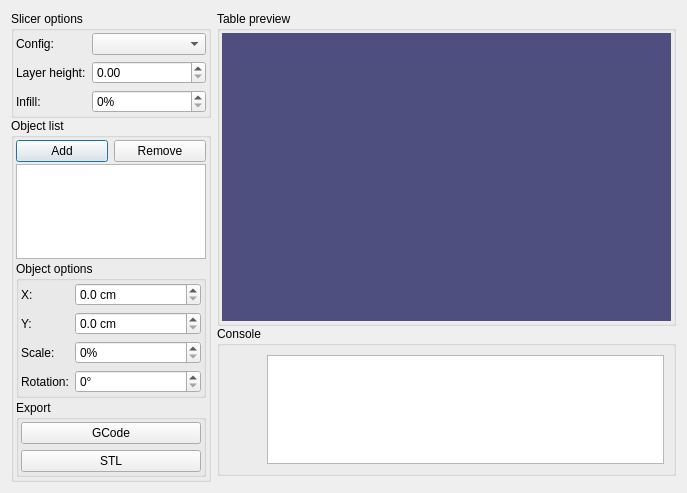
<?xml version="1.0" encoding="UTF-8"?>
<ui version="4.0">
 <class>SliceDialog</class>
 <widget class="QDialog" name="SliceDialog">
  <property name="geometry">
   <rect>
    <x>0</x>
    <y>0</y>
    <width>687</width>
    <height>493</height>
   </rect>
  </property>
  <property name="windowTitle">
   <string>Slice</string>
  </property>
  <layout class="QGridLayout" name="gridLayout">
   <item row="1" column="0" rowspan="2">
    <widget class="QWidget" name="widget_3" native="true">
     <property name="sizePolicy">
      <sizepolicy hsizetype="Expanding" vsizetype="Expanding">
       <horstretch>0</horstretch>
       <verstretch>0</verstretch>
      </sizepolicy>
     </property>
     <property name="maximumSize">
      <size>
       <width>200</width>
       <height>16777215</height>
      </size>
     </property>
     <layout class="QVBoxLayout" name="verticalLayout_2">
      <property name="spacing">
       <number>0</number>
      </property>
      <property name="margin">
       <number>0</number>
      </property>
      <item>
       <widget class="QGroupBox" name="groupBox">
        <property name="sizePolicy">
         <sizepolicy hsizetype="Preferred" vsizetype="Minimum">
          <horstretch>0</horstretch>
          <verstretch>0</verstretch>
         </sizepolicy>
        </property>
        <property name="title">
         <string>Slicer options</string>
        </property>
        <layout class="QFormLayout" name="formLayout">
         <property name="margin">
          <number>2</number>
         </property>
         <item row="0" column="0">
          <widget class="QLabel" name="label">
           <property name="text">
            <string>Config:</string>
           </property>
          </widget>
         </item>
         <item row="0" column="1">
          <widget class="QComboBox" name="confCombo"/>
         </item>
         <item row="2" column="0">
          <widget class="QLabel" name="label_8">
           <property name="text">
            <string>Infill:</string>
           </property>
          </widget>
         </item>
         <item row="2" column="1">
          <widget class="QSpinBox" name="fillDensity">
           <property name="suffix">
            <string>%</string>
           </property>
          </widget>
         </item>
         <item row="1" column="0">
          <widget class="QLabel" name="label_7">
           <property name="text">
            <string>Layer height:</string>
           </property>
          </widget>
         </item>
         <item row="1" column="1">
          <widget class="QDoubleSpinBox" name="layerHeight">
           <property name="singleStep">
            <double>0.010000000000000</double>
           </property>
          </widget>
         </item>
        </layout>
       </widget>
      </item>
      <item>
       <widget class="QGroupBox" name="groupBox_2">
        <property name="sizePolicy">
         <sizepolicy hsizetype="Preferred" vsizetype="Expanding">
          <horstretch>0</horstretch>
          <verstretch>0</verstretch>
         </sizepolicy>
        </property>
        <property name="title">
         <string>Object list</string>
        </property>
        <layout class="QVBoxLayout" name="verticalLayout">
         <property name="spacing">
          <number>2</number>
         </property>
         <property name="margin">
          <number>2</number>
         </property>
         <item>
          <widget class="QWidget" name="widget_2" native="true">
           <layout class="QHBoxLayout" name="horizontalLayout">
            <property name="margin">
             <number>0</number>
            </property>
            <item>
             <widget class="QPushButton" name="addBtn">
              <property name="text">
               <string>Add</string>
              </property>
             </widget>
            </item>
            <item>
             <widget class="QPushButton" name="removeBtn">
              <property name="text">
               <string>Remove</string>
              </property>
             </widget>
            </item>
           </layout>
          </widget>
         </item>
         <item>
          <widget class="QListWidget" name="objectList">
           <property name="textElideMode">
            <enum>Qt::ElideLeft</enum>
           </property>
           <property name="modelColumn">
            <number>0</number>
           </property>
          </widget>
         </item>
         <item>
          <widget class="QGroupBox" name="objectOptionGroup">
           <property name="title">
            <string>Object options</string>
           </property>
           <layout class="QFormLayout" name="formLayout_2">
            <property name="fieldGrowthPolicy">
             <enum>QFormLayout::AllNonFixedFieldsGrow</enum>
            </property>
            <property name="margin">
             <number>2</number>
            </property>
            <item row="0" column="0">
             <widget class="QLabel" name="label_5">
              <property name="text">
               <string>X:</string>
              </property>
             </widget>
            </item>
            <item row="0" column="1">
             <widget class="QDoubleSpinBox" name="xSpinBox">
              <property name="suffix">
               <string> cm</string>
              </property>
              <property name="decimals">
               <number>1</number>
              </property>
              <property name="singleStep">
               <double>0.100000000000000</double>
              </property>
             </widget>
            </item>
            <item row="1" column="0">
             <widget class="QLabel" name="label_6">
              <property name="text">
               <string>Y:</string>
              </property>
             </widget>
            </item>
            <item row="1" column="1">
             <widget class="QDoubleSpinBox" name="ySpinBox">
              <property name="prefix">
               <string/>
              </property>
              <property name="suffix">
               <string> cm</string>
              </property>
              <property name="decimals">
               <number>1</number>
              </property>
              <property name="singleStep">
               <double>0.100000000000000</double>
              </property>
             </widget>
            </item>
            <item row="2" column="0">
             <widget class="QLabel" name="label_3">
              <property name="text">
               <string>Scale:</string>
              </property>
             </widget>
            </item>
            <item row="2" column="1">
             <widget class="QSpinBox" name="scaleSpinBox">
              <property name="suffix">
               <string>%</string>
              </property>
              <property name="maximum">
               <number>1000</number>
              </property>
             </widget>
            </item>
            <item row="3" column="0">
             <widget class="QLabel" name="label_4">
              <property name="text">
               <string>Rotation:</string>
              </property>
             </widget>
            </item>
            <item row="3" column="1">
             <widget class="QSpinBox" name="rotationsSpinBox">
              <property name="suffix">
               <string>°</string>
              </property>
              <property name="maximum">
               <number>360</number>
              </property>
              <property name="singleStep">
               <number>5</number>
              </property>
             </widget>
            </item>
           </layout>
          </widget>
         </item>
         <item>
          <widget class="QGroupBox" name="groupBox_5">
           <property name="title">
            <string>Export</string>
           </property>
           <layout class="QVBoxLayout" name="verticalLayout_5">
            <property name="margin">
             <number>2</number>
            </property>
            <item>
             <widget class="QPushButton" name="sliceBtn">
              <property name="text">
               <string>GCode</string>
              </property>
             </widget>
            </item>
            <item>
             <widget class="QPushButton" name="exportStlBtn">
              <property name="text">
               <string>STL</string>
              </property>
             </widget>
            </item>
           </layout>
          </widget>
         </item>
        </layout>
       </widget>
      </item>
     </layout>
    </widget>
   </item>
   <item row="1" column="1">
    <widget class="QWidget" name="widget_4" native="true">
     <layout class="QVBoxLayout" name="verticalLayout_3">
      <property name="spacing">
       <number>0</number>
      </property>
      <property name="margin">
       <number>0</number>
      </property>
      <item>
       <widget class="QGroupBox" name="groupBox_3">
        <property name="sizePolicy">
         <sizepolicy hsizetype="Expanding" vsizetype="Expanding">
          <horstretch>0</horstretch>
          <verstretch>0</verstretch>
         </sizepolicy>
        </property>
        <property name="title">
         <string>Table preview</string>
        </property>
        <layout class="QVBoxLayout" name="verticalLayout_4">
         <property name="margin">
          <number>2</number>
         </property>
         <item>
          <widget class="QWidget" name="stlViewWidget" native="true">
           <property name="sizePolicy">
            <sizepolicy hsizetype="Expanding" vsizetype="Expanding">
             <horstretch>0</horstretch>
             <verstretch>0</verstretch>
            </sizepolicy>
           </property>
           <property name="minimumSize">
            <size>
             <width>0</width>
             <height>0</height>
            </size>
           </property>
           <property name="styleSheet">
            <string notr="true">background-color: rgb(78, 78, 127);</string>
           </property>
           <layout class="QGridLayout" name="gridLayout_2">
            <property name="margin">
             <number>0</number>
            </property>
            <property name="spacing">
             <number>0</number>
            </property>
           </layout>
          </widget>
         </item>
        </layout>
       </widget>
      </item>
      <item>
       <widget class="QGroupBox" name="consoleGroup">
        <property name="maximumSize">
         <size>
          <width>16777215</width>
          <height>150</height>
         </size>
        </property>
        <property name="title">
         <string>Console</string>
        </property>
        <layout class="QGridLayout" name="gridLayout_3">
         <item row="0" column="1">
          <widget class="QPlainTextEdit" name="console"/>
         </item>
         <item row="0" column="0">
          <widget class="QLabel" name="loaderLabel">
           <property name="minimumSize">
            <size>
             <width>32</width>
             <height>32</height>
            </size>
           </property>
           <property name="maximumSize">
            <size>
             <width>32</width>
             <height>32</height>
            </size>
           </property>
           <property name="styleSheet">
            <string notr="true"/>
           </property>
           <property name="text">
            <string/>
           </property>
          </widget>
         </item>
        </layout>
       </widget>
      </item>
     </layout>
    </widget>
   </item>
  </layout>
 </widget>
 <resources/>
 <connections/>
</ui>
